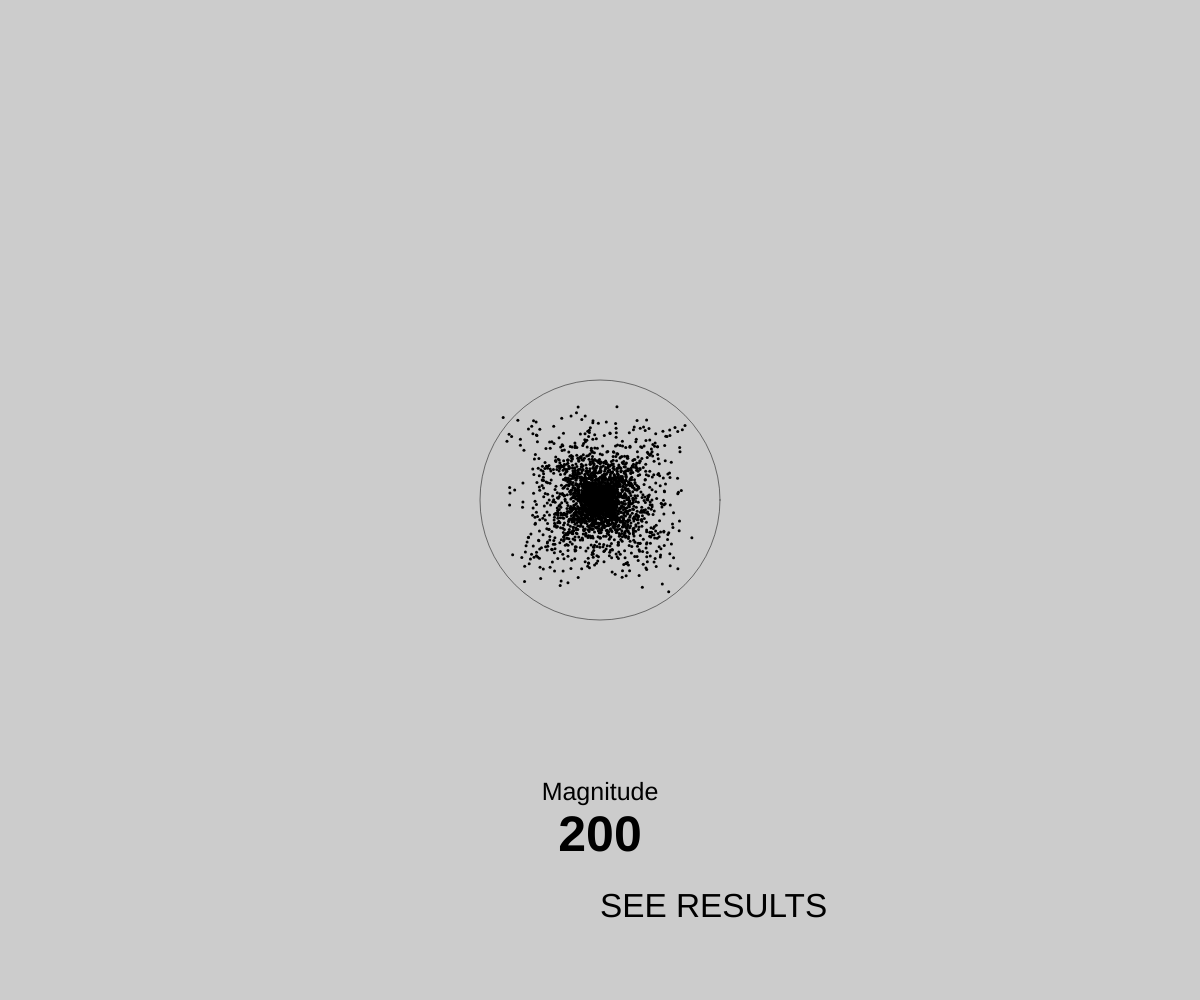
Frame 1 (no input)
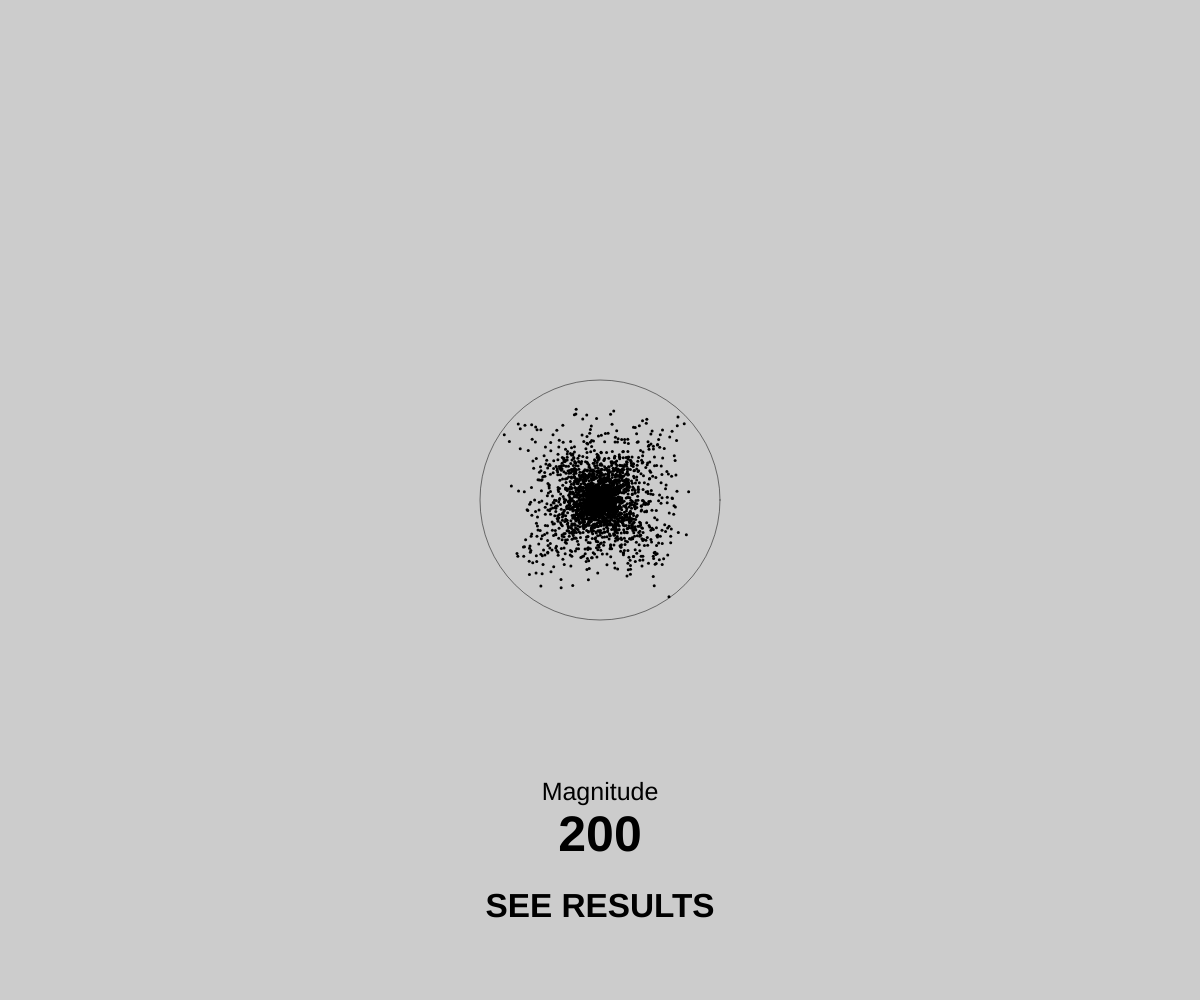
Frame 60 (no input)
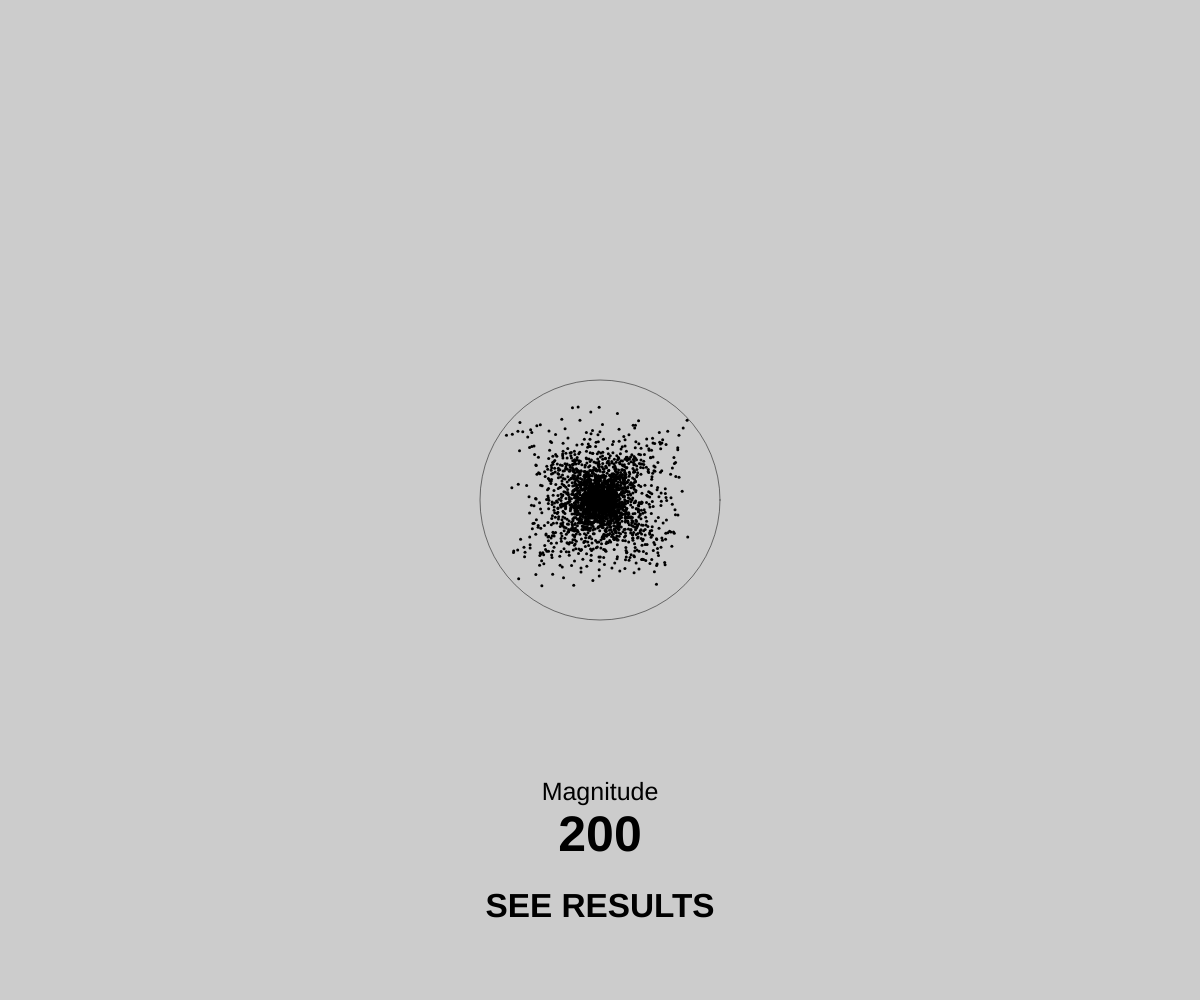
Frame 120 (the mouse pressed at the canvas centre since frame 60)

The p5.js sketch that drew these frames (run headless with seeded random() and noise() and a simulated clock; from frame 60 on, the mouse is pressed at the canvas centre):

// p5.js sketch
// ── sketch.js
var dots = [];

var value = 200;  
 

function setup(){
    createCanvas(windowWidth, windowHeight);
  
    //create objects
    for (var i = 0; i < value*18; i++){
        dots.push(new QuakeDots());
    }
    
   
}

function draw(){
    background(204);
    angleMode(DEGREES);
 
    textSize(height/30);
    text('SEE RESULTS', width/2, height - height/12);
    
    
   //MAGNITUDE TEXT 
    
    textSize(height/40);
    textAlign(CENTER);
    textStyle(NORMAL);
    text("Magnitude", width/2, height - height/5);
    
    textSize(height/20);
    textAlign(CENTER);
    textStyle(BOLD);
    text(value,width/2, height - height/6.7);
    
    
    //CREATE THE ELLIPSE AREA
    var x = width/2;
    var y = height/2;
    var r = value*1.2; 
    
    noFill();
    stroke(0);
    strokeWeight(0.5);
    ellipse (x, y, r, r);
    
    //draw dots and given methods (actions)
    noStroke();
    fill(0);
    for (var i = 0; i < value*18; i++){
        dots[i].move();
        dots[i]. display();
  
    }
    
    
}

function QuakeDots(){
    
    
    var a = random(0,360);
    var b = random(0,value);//r = value = 30
    var x = sin(a) * b; // mi dà un numero che va da -b a b
    var y = cos(a) * b; // mi dà un numero che va da -b a b
    var d = dist(width/2,height/2, width/2, height/2 + x/2);
    
    //var d = dist(width/2,height/2,width/2+value,height/2);
    
    this.xdot = random(width/2 - d, width/2 + d); //according to ellipse area
    this.ydot = random(height/2 - d, height/2 + d); //according to ellipse area
    this.diameter = 3;
    this.speed = 1; //according to magnitude
    
    

this.move = function(){
    this.xdot += random(-this.speed,this.speed);
    this.ydot += random(-this.speed,this.speed);
 
}

this.display = function(){
    if(this.xdot > width/2 + d || this.xdot < width/2 - d || this.ydot > height/2 + d || this.ydot < height/2 - d){
       this.xdot = random(width/2 - d, width/2 + d);
       this.ydot = random(height/2 - d, height/2 + d); 
       }
    ellipse(this.xdot, this.ydot, this.diameter, this.diameter);
};

}
